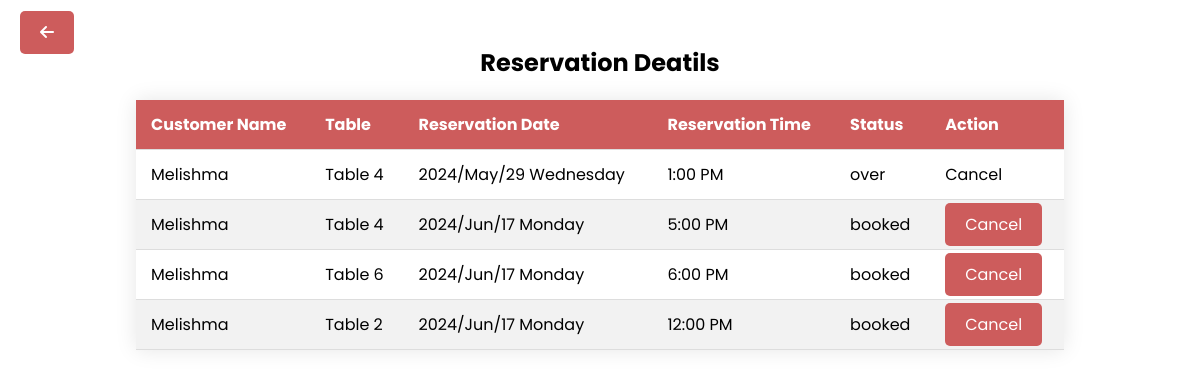
Page /reservation.php (signed in) on the committed database.
### tables this page shows
CREATE TABLE `reservation` (
  `booking_id` int(11) NOT NULL,
  `customer_id` int(255) NOT NULL,
  `t_id` int(255) NOT NULL,
  `date` varchar(255) NOT NULL,
  `time` varchar(255) NOT NULL,
  `status` varchar(255) NOT NULL
);

CREATE TABLE `customer` (
  `customer_id` int(11) NOT NULL,
  `customer_name` varchar(255) NOT NULL,
  `customer_email` varchar(255) NOT NULL,
  `customer_phone` varchar(255) NOT NULL,
  `customer_password` varchar(255) NOT NULL
);

CREATE TABLE `tables` (
  `table_id` int(11) NOT NULL,
  `table_name` varchar(255) NOT NULL,
  `table_details` varchar(255) NOT NULL
);

### reservation.php (the view, shortened to what this page needs)
<?php
include ("connection.php");
if (isset($_SESSION['customer_id'])) {
    $customer_id = $_SESSION['customer_id'];
} else {
    header("location:login.php");
}
?>
<!DOCTYPE html>
<html lang="en">
<head>
    <link rel="stylesheet" href="https://cdnjs.cloudflare.com/ajax/libs/font-awesome/6.5.1/css/all.min.css" />
</head>
<body>
    <div class="main_container">
        <a href='customer_dashboard.php'><i class="fa-solid fa-arrow-left"></i></a>
        <h2>Reservation Deatils</h2>
        <div class="table_container">
            <table>
                <thead>
                    <th>Customer Name</th>
                    <th>Table</th>
                    <th>Reservation Date</th>
                    <th>Reservation Time</th>
                    <th>Status</th>
                    <th>Action</th>
                </thead>
                <tbody>
                    <?php
                    $select = "SELECT *
                    FROM reservation as r
                    INNER JOIN customer as c ON r.customer_id=c.customer_id
                    INNER JOIN tables as t ON r.t_id=t.table_id
                     WHERE r.customer_id='$customer_id'";
                    $data = mysqli_query($con, $select);
                    if (mysqli_num_rows($data) > 0) {
                        while ($row_book = mysqli_fetch_assoc($data)) {
                            ?>
                            <tr>
                                <td>
                                    <?php echo $row_book['customer_name'] ?>
                                </td>
                                <td>
                                    <?php echo $row_book['table_name'] ?>
                                </td>
                                <td>
                                    <?php echo $row_book['date'] ?>
                                </td>
                                <td>
                                    <?php echo $row_book['time'] ?>
                                </td>
                                <td>
                                    <?php echo $row_book['status'] ?>
                                </td>
                                <td>
                                    <?php
                                    if ($row_book['status'] == 'over') {
                                        echo 'Cancel';
                                    } else {
                                        ?>
                                        <a href="cancel_booking.php?id=<?php echo $row_book['booking_id'] ?>"
                                            onclick="return confirmCancel()">Cancel</a>
                                        <?php
                                    }
                                    ?>
                                </td>
                            </tr>
                            <?php
                        }
                    }
                    ?>
                </tbody>
            </table>
        </div>
    </div>
</body>
</html>

### reservation.php (style rules this page uses)
* { margin: 0; padding: 0; box-sizing: border-box; }
body { background-repeat: no-repeat; background-position: center; background-size: 100%; height: 100vh; font-family: "Poppins", sans-serif; }
a { text-decoration: none; }
.table_container { display: flex; justify-content: center; }
table { width: 80%; margin: 20px 0; border-collapse: collapse; box-shadow: 0 0 20px rgba(0, 0, 0, 0.1); }
table th, table td { padding: 12px 15px; text-align: left; border-bottom: 1px solid #ddd; }
table th { background-color: indianred; color: #fff; }
table tr:nth-child(even) { background-color: #f2f2f2; }
a { color: #fff; text-decoration: none; background-color: indianred; padding: 10px 20px; border-radius: 5px; transition: background-color 0.3s; }

### rows in the picture
reservation: customer.customer_name "Melishma", t.table_name "Table 4", date "2024/May/29 Wednesday", time "1:00 PM", status "over", shows "Cancel"
reservation: customer.customer_name "Melishma", t.table_name "Table 4", date "2024/Jun/17 Monday", time "5:00 PM", status "booked"
reservation: customer.customer_name "Melishma", t.table_name "Table 6", date "2024/Jun/17 Monday", time "6:00 PM", status "booked"
reservation: customer.customer_name "Melishma", t.table_name "Table 2", date "2024/Jun/17 Monday", time "12:00 PM", status "booked"
